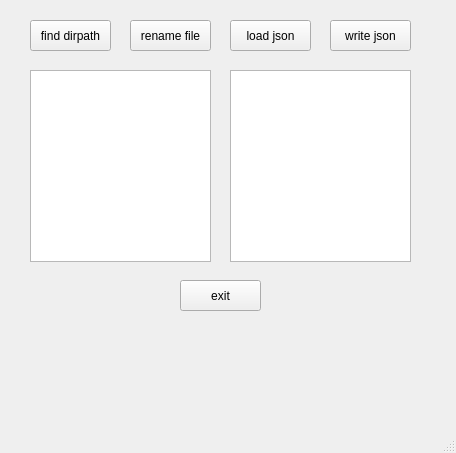
<?xml version="1.0" encoding="UTF-8"?>
<ui version="4.0">
 <class>MainWindow</class>
 <widget class="QMainWindow" name="MainWindow">
  <property name="geometry">
   <rect>
    <x>0</x>
    <y>0</y>
    <width>456</width>
    <height>453</height>
   </rect>
  </property>
  <property name="windowTitle">
   <string>MainWindow</string>
  </property>
  <widget class="QWidget" name="centralwidget">
   <widget class="QPushButton" name="pushButton_1">
    <property name="geometry">
     <rect>
      <x>30</x>
      <y>20</y>
      <width>81</width>
      <height>31</height>
     </rect>
    </property>
    <property name="text">
     <string>find dirpath</string>
    </property>
   </widget>
   <widget class="QListView" name="filelistView_1">
    <property name="geometry">
     <rect>
      <x>30</x>
      <y>70</y>
      <width>181</width>
      <height>192</height>
     </rect>
    </property>
   </widget>
   <widget class="QPushButton" name="pushButton_2">
    <property name="geometry">
     <rect>
      <x>130</x>
      <y>20</y>
      <width>81</width>
      <height>31</height>
     </rect>
    </property>
    <property name="text">
     <string>rename file</string>
    </property>
   </widget>
   <widget class="QPushButton" name="pushButton_3">
    <property name="geometry">
     <rect>
      <x>230</x>
      <y>20</y>
      <width>81</width>
      <height>31</height>
     </rect>
    </property>
    <property name="text">
     <string>load json</string>
    </property>
   </widget>
   <widget class="QPushButton" name="pushButton_4">
    <property name="geometry">
     <rect>
      <x>330</x>
      <y>20</y>
      <width>81</width>
      <height>31</height>
     </rect>
    </property>
    <property name="text">
     <string>write json</string>
    </property>
   </widget>
   <widget class="QListView" name="filelistView_2">
    <property name="geometry">
     <rect>
      <x>230</x>
      <y>70</y>
      <width>181</width>
      <height>192</height>
     </rect>
    </property>
   </widget>
   <widget class="QPushButton" name="CloseWinBtn">
    <property name="geometry">
     <rect>
      <x>180</x>
      <y>280</y>
      <width>81</width>
      <height>31</height>
     </rect>
    </property>
    <property name="text">
     <string>exit</string>
    </property>
   </widget>
  </widget>
  <widget class="QMenuBar" name="menubar">
   <property name="geometry">
    <rect>
     <x>0</x>
     <y>0</y>
     <width>456</width>
     <height>18</height>
    </rect>
   </property>
  </widget>
  <widget class="QStatusBar" name="statusbar"/>
 </widget>
 <resources/>
 <connections>
  <connection>
   <sender>CloseWinBtn</sender>
   <signal>clicked()</signal>
   <receiver>MainWindow</receiver>
   <slot>close()</slot>
   <hints>
    <hint type="sourcelabel">
     <x>227</x>
     <y>312</y>
    </hint>
    <hint type="destinationlabel">
     <x>219</x>
     <y>282</y>
    </hint>
   </hints>
  </connection>
 </connections>
</ui>
